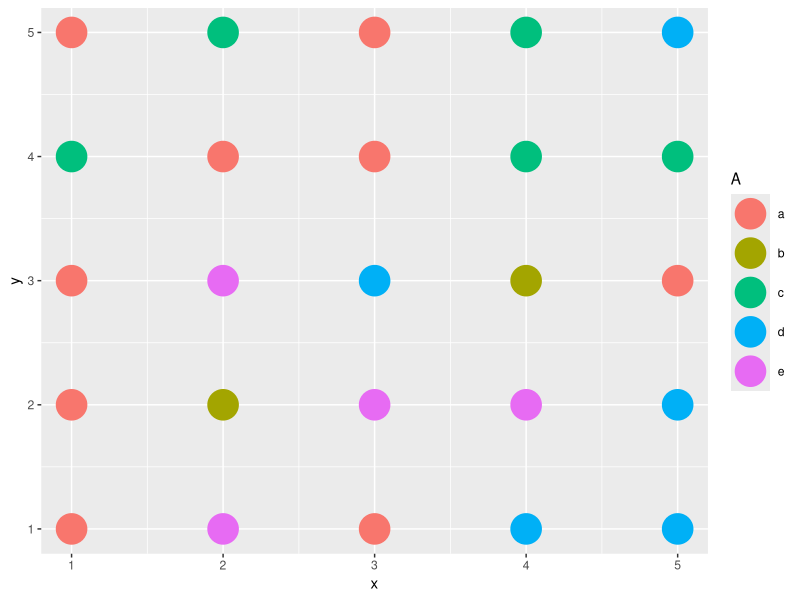
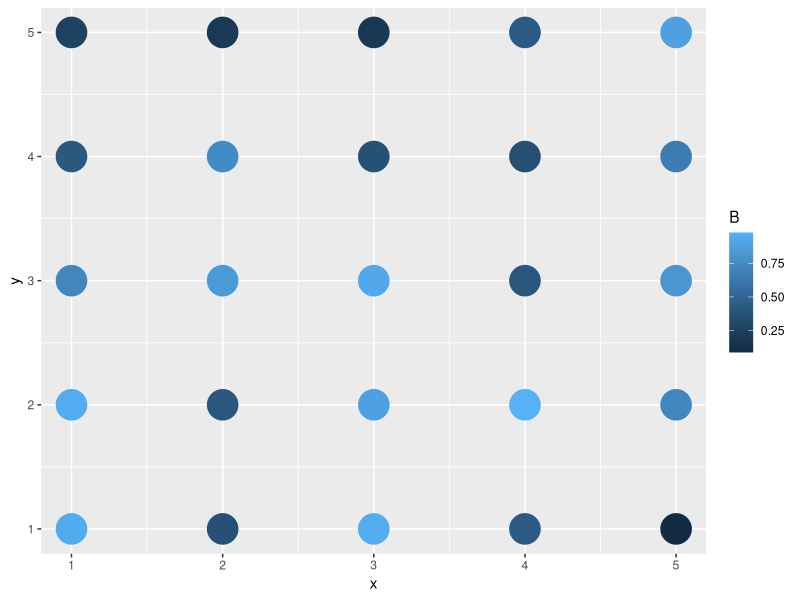
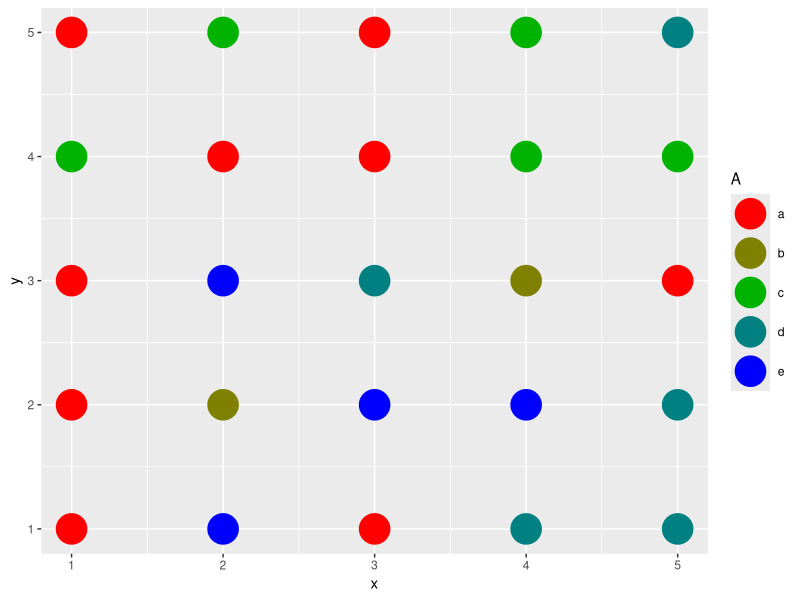
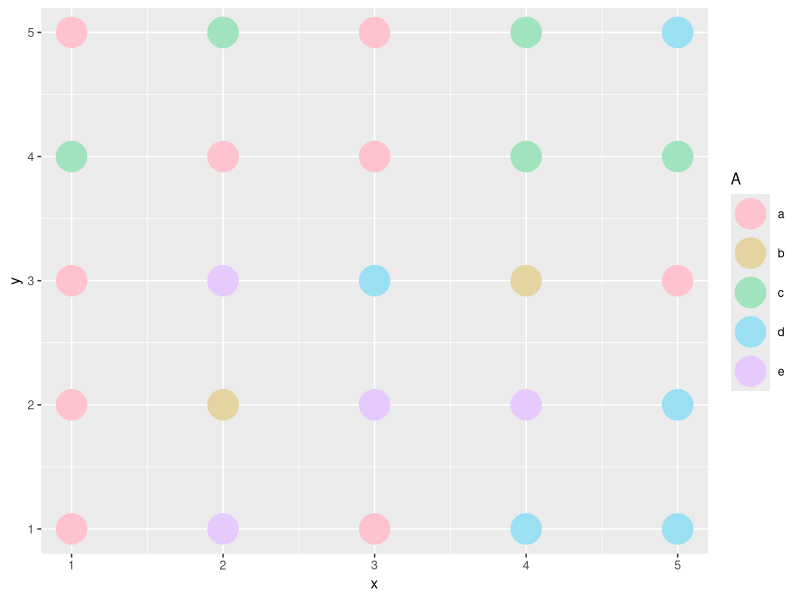
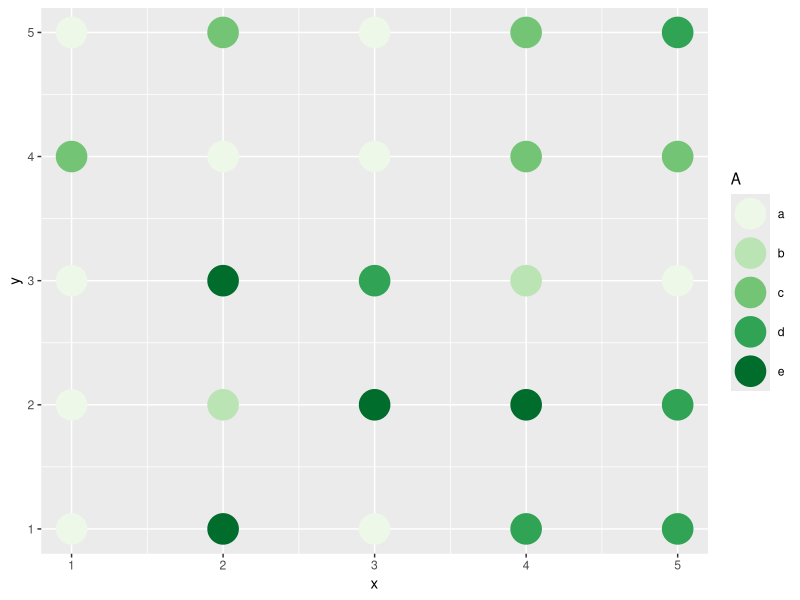
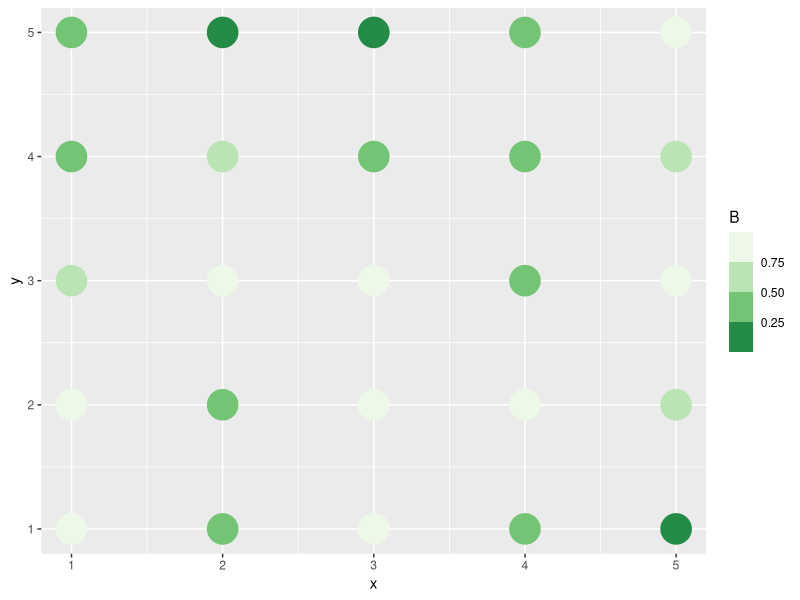
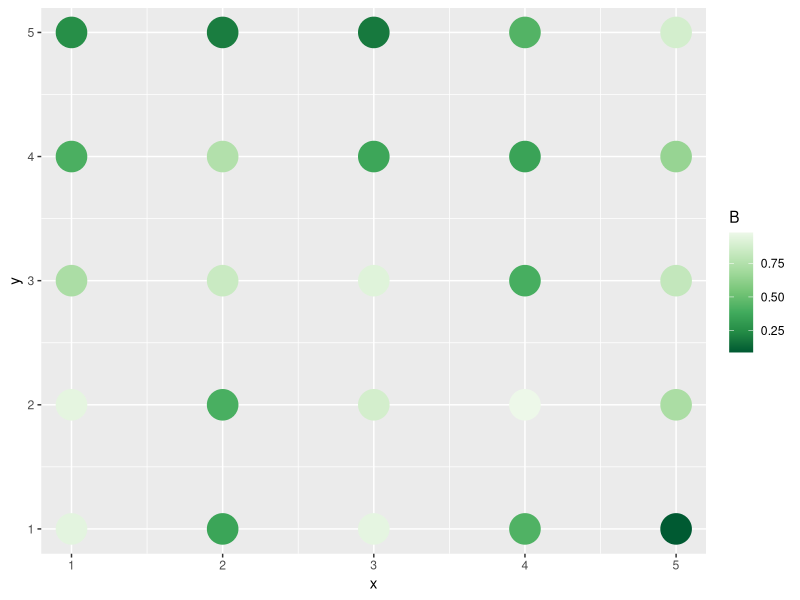
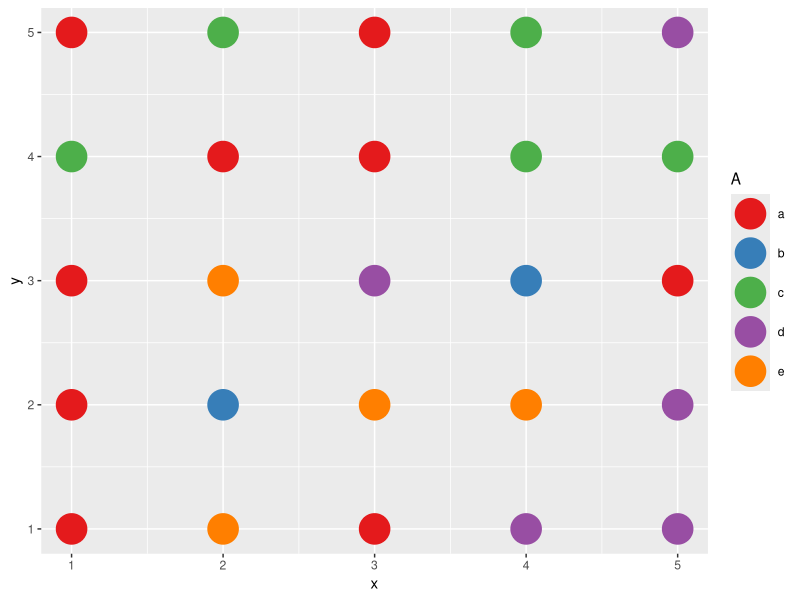

Generate these figures, in order, with R:
## ---- chunk 1
knitr::opts_chunk$set(echo = TRUE)
library(tidyverse, quietly = TRUE)
## ---- chunk 2
dt1 <- expand.grid(x = 1:5, y = 1:5) |>
  mutate(A = sample(letters[1:5], 25, replace = TRUE),
         B = runif(25))
p1 <- dt1 |> ggplot(aes(x, y, color = A)) + geom_point(size = 10)
p1
p2 <- dt1 |> ggplot(aes(x, y, color = B)) + geom_point(size = 10)
p2
## ---- chunk 3
rgb(0.9, 0.1, 0.5, 1.0)
rgb(1,1,1,0.5)
rgb(0,1,1,1)
colours_rgb <- c(rgb(1, 0, 0), rgb(0.5, 0.5, 0), rgb(0, 0.7, 0), rgb(0, 0.5, 0.5), rgb(0, 0, 1) )
p1 + scale_color_manual(values = colours_rgb)
# p2 + scale_color_manual(values = colours_rgb, breaks = (0:5)/5) # error
## ---- chunk 4
hcl(0, 35, 85)
hcl(50, 0, 85)
colours_hcl <- hcl((0:4)*360/5, 40, 85) # h is 0-360, c and l are 0-100, but not all values correspond to colours the computer can display
p1 + scale_color_manual(values = colours_hcl)
## ---- chunk 5
p1 + scale_color_brewer(palette = "Greens")  # discrete colours, dicrete data
p2 + scale_color_fermenter(palette = "Greens") # discrete colours, continuous data
p2 + scale_color_distiller(palette = "Greens") # continuous colours, continuous data
## ---- chunk 6
p1 + scale_color_brewer(palette = "Set1")  # discrete colours, dicrete data
p2 + scale_color_fermenter(palette = "Set1") # discrete colours, continuous data
p2 + scale_color_distiller(palette = "Set1") # continuous colours, continuous data
## ---- chunk 7
# library(viridisLite)
p1 + scale_color_viridis_d(begin = 0, end = 1)  # discrete
p2 + scale_color_viridis_b(begin = 0, end = 1)  # binned
p2 + scale_color_viridis_c(begin = 0, end = 1)  # continuous
